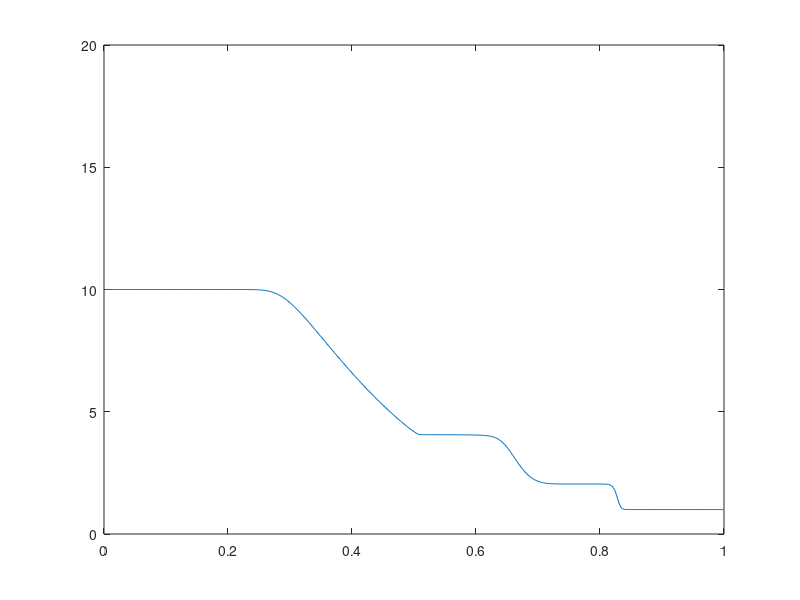

MATLAB code to generate this figure:
clear all;

% Reseni pocatecni ulohy pro Eulerovy rovnice
%   rho_t + (rho u)_x = 0
%   (rho u)_t + (rho u^2 + p)_x = 0
%   (rho E)_t + [u (rho E + p)]_x = 0
%
%   p = (kappa-1) * rho * (E - u^2/2)
%
%   rovnice resime ve tvaru W_t + F(W)_x = 0, kde
%   W = [rho, m, e], F(W) = [rho u, rho u^2 + p, u (rho E + p)] 
%   kde m = rho u, e = rho E 
%

kappa = 1.4;

% Delka intervalu a pocet bunek
L = 1;
n = 400;

dx = L / n;
x = dx/2:dx:(L-dx/2);

W(1:3,1:n)  = 0;

% Pocatecni podminka
for i = 1:n
  if (x(i)<0.5)
    W(1:3,i) = [ 10; 0; 1e6/(kappa-1) ];
  else
    W(1:3,i) = [ 1; 0; 1e5/(kappa-1) ];
  end
end

plot(x, W(1,:)); axis([0 1 0 20]);
disp("Stiskni enter pro pokracovani"); pause;
t = 0;

for iter = 1:n
    
  rho = W(1,:);
  u   = W(2,:) ./ rho;
  E   = W(3,:) ./ rho;

  p = (kappa-1) * rho .* (E - 0.5*u.*u);
  a = sqrt(kappa * p ./ rho);

  FF(1,:) = rho .* u;
  FF(2,:) = rho .* u.^2 + p;
  FF(3,:) = u .* (rho .* E + p);

  % Vypocet spektralniho polomeru jakobianu
  sigma = abs(u) + a;
  %
  
  dt = 0.4 * dx / max(sigma);
  
  % Numericky tok na leve a prave casti intervalu
  F(:,1) = FF(:,1);
  F(:,n+1) = FF(:,n);
  
  % Numericky tok f
  for i = 2:n
    sl = min( u(i-1)-a(i-1), u(i)-a(i) );
    sr = max( u(i-1)+a(i-1), u(i)+a(i) );

    Wl = W(:,i-1);
    Wr = W(:,i);
    
    Fl = FF(:,i-1);
    Fr = FF(:,i);
    
    if (0<=sl)
      F(:,i) = Fl;
    elseif (0<sr)
      F(:,i) = (sr*Fl - sl*Fr + sl*sr*(Wr-Wl)) / (sr-sl);
    else
      F(:,i) = Fr;
    end

  end
  
  W(:,1:n) = W(:,1:n) - dt/dx * (F(:,2:n+1) - F(:,1:n));
  t = t + dt;
  
  if (mod(iter,10)==0)
    plot(x, W(1,:)); axis([0 1 0 20]);
    pause(1);
  end
end

